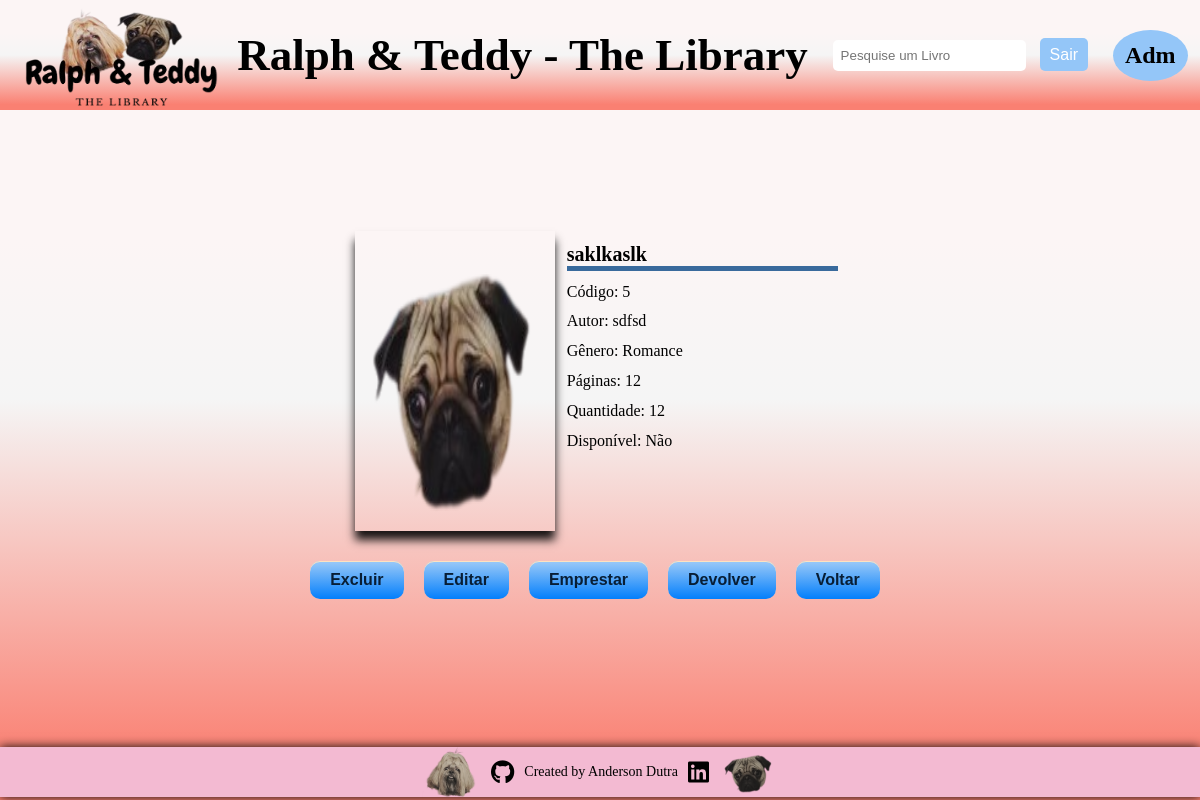
The page /book-detail/6/ (signed in) on the database as committed earlier.
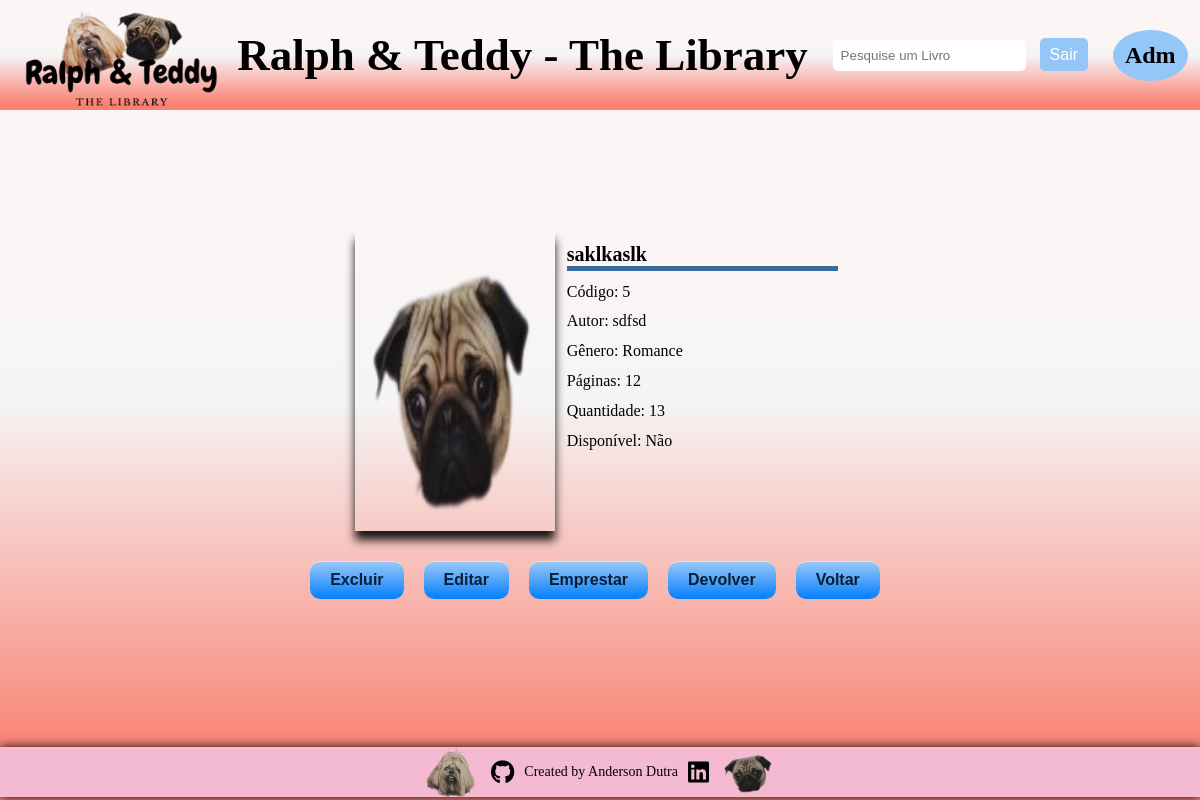
The same page on the database as committed later.
### app_biblioteca/models.py (models this page shows, shortened)
class Books(models.Model):
    user = models.ForeignKey(User, on_delete=models.CASCADE, blank=False)
    cod = models.IntegerField(unique=True)
    name = models.CharField(max_length=255)
    gender = models.ForeignKey(Genders, on_delete=models.CASCADE)
    book_cover = models.ImageField(blank=False)
    author = models.CharField(max_length=255)
    pages = models.IntegerField()
    qtd = models.IntegerField()
    in_stock = models.BooleanField(default=False)
    class meta:
        verbose_name = "Book"
        verbose_name_plural = "Books"

class Genders(models.Model):
    name = models.CharField(max_length=255)
    def __str__(self):
        return self.name
    class meta:
        verbose_name = "Gender"
        verbose_name_plural = "Genders"

### app_biblioteca/views.py (the view)
# urls.py: path("book-detail/<int:id>/", views.book_detail, name="book-detail"),
def book_detail(request, id):
    book = Books.objects.get(id=id)
    return render(request, "pages/book_detail.html", {"book": book})

### app_biblioteca/templates/pages/book_detail.html (shortened to what this page needs)
{% load static %}
<!DOCTYPE html>
<html lang="en">
<head>
    <link rel="stylesheet" href="{% static 'css/index.css' %}">
    <link rel="stylesheet" href="{% static 'css/book_detail.css' %}">
    <link rel="stylesheet" href="https://cdnjs.cloudflare.com/ajax/libs/font-awesome/6.1.0/css/all.min.css">
</head>
<body>
    <header>
        <nav class="navbar">
            <div class="logo-navbar">
                <a href="{% url 'home' %}">
                    <img src="../../../media/logo-sem-fundo.png" alt="Home">
                </a>
            </div>
            <div class="title-navbar">
                <h1>Ralph & Teddy - The Library</h1>
            </div>
            <div class="search-navbar">
                <form method="get" action="{% url 'search-book' %}">
                    <input type="text" name="q" placeholder="Pesquise um Livro">
                    {% if user.is_authenticated %}
                        <a href="{% url 'logout' %}">Sair</a>
                    {% else %}
                        <a href="{% url 'login' %}">Login</a>
                    {% endif %}
                </form>
            </div>
            <div class="avatar">
                {% if user.is_authenticated %}
                {% if user.is_superuser %}
                    <h2>Adm</h2>
                {% else %}
                    <h2>User</h2>
                {% endif %}
                {% endif %}
            </div>
        </nav>
    </header>
    <main>
        <div class="card">
            {% if book.book_cover %}
                <img src="{{ book.book_cover.url}}" alt="{{ book.name }}">
            {% else %}
                <p>Nenhuma imagem disponível</p>
            {% endif %}
            <div class="card-content">
                <h2>{{ book.name }}</h2>
                <p>Código: {{ book.cod }}</p>
                <p>Autor: {{ book.author }}</p>
                <p>Gênero: {{ book.gender }}</p>
                <p>Páginas: {{ book.pages }}</p>
                {% if user.is_superuser %}
                    <p>Quantidade: {{book.qtd }}</p>
                {% endif %}
                <p>Disponível: {% if book.in_stock %}Sim{% else %}Não{% endif %}</p>
            </div>
        </div>
        <div class="card">
            <div class="card-button">
                {% if user.is_authenticated %}
                    {% if user.is_superuser %}
                        <a href="{% url 'delete-book' book.id %}" type="submit">Excluir</a>
                        <a href="{% url 'home' %}" type="submit">Editar</a>
                        <a href="{% url 'loan-book' book.id %}" type="submit">Emprestar</a>
                        <a href="{% url 'return-book' book.id %}" type="submit">Devolver</a>
                        <a href="{% url 'home' %}" type="submit">Voltar</a>
                    {% else %}
                        <a href="{% url 'book-detail' book.id %}" type="submit">Reservar</a>
                        <a href="{% url 'home' %}" type="submit">Voltar</a>
                    {% endif %}
                {% endif %}
            </div>
        </div>
    </main>
    <footer class="footer">
        <img src="../../../media/ralph-rosto.png" alt="Ralph">
        <a href="https://github.com/AndersonDutra7" target="_blank"><i class="fab fa-github"></i></a>
        <p>Created by Anderson Dutra</p>
        <a href="https://www.linkedin.com/in/anderson-dutra-88b294211/" target="_blank"><i class="fab fa-linkedin"></i></a>
        <img src="../../../media/teddy-rosto.png" alt="Teddy">
    </footer>
</body>
</html>

Rows that differ between the two databases and show on the page:
changed Books "saklkaslk": qtd "12" → "13"
